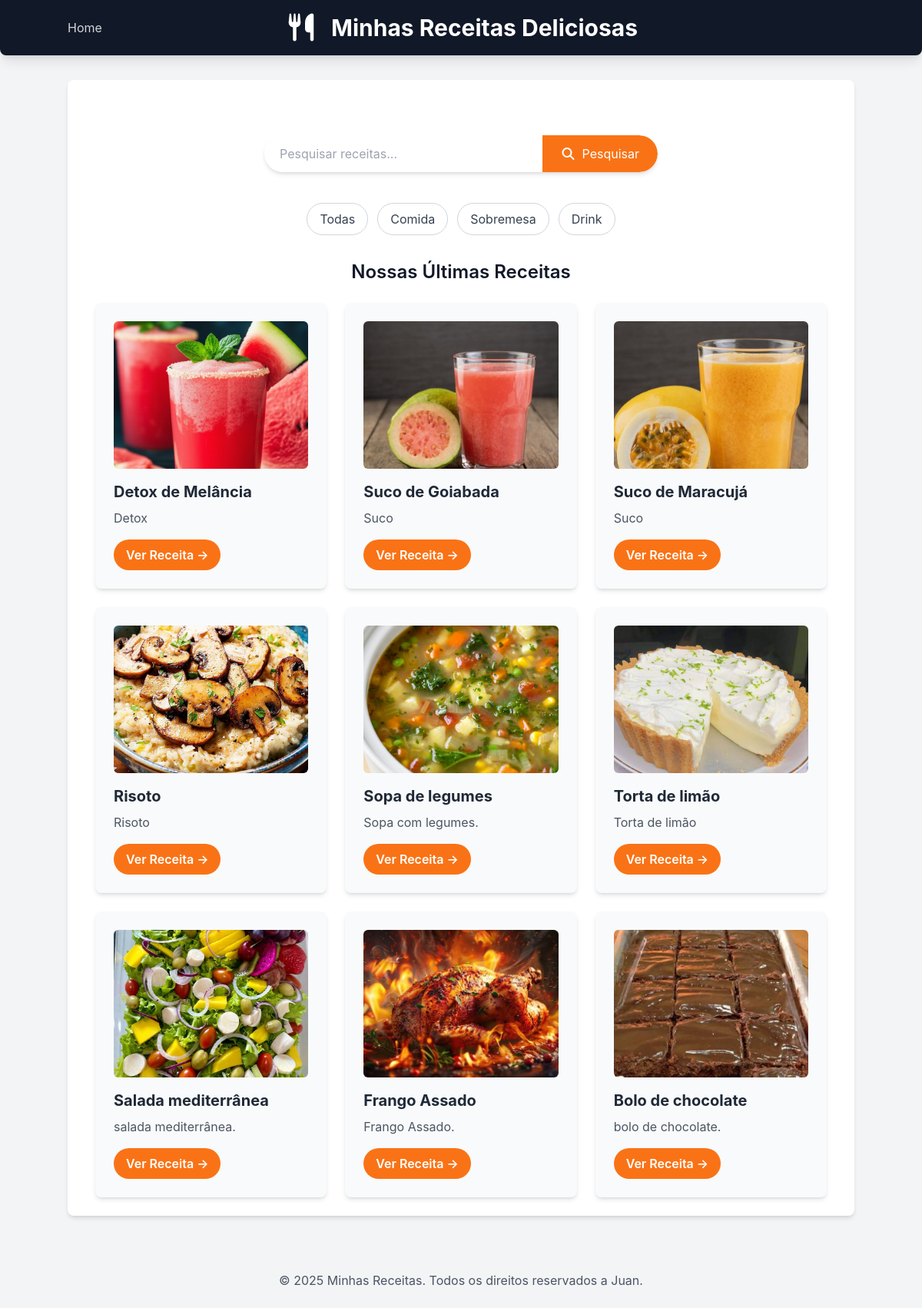
/receitas/, run on the app's committed database.
### receitas/models.py (models this page shows, shortened)
class Receita(models.Model):
    CATEGORIAS = [
        ('comida', 'Comida'),
        ('sobremesa', 'Sobremesa'),
        ('drink', 'Drink'),
    ]
    title = models.CharField("Título", max_length=200)
    description = models.TextField("Descrição")
    ingredients = models.TextField("Ingredientes")
    instructions = models.TextField("Modo de preparo")
    image = models.ImageField(
        "Imagem",
        upload_to='receitas/images',
        blank=True,
        null=True
    )
    categoria = models.CharField(
        "Categoria",
        max_length=20,
        choices=CATEGORIAS,
        default='comida'
    )
    created_at = models.DateTimeField(auto_now_add=True)
    updated_at = models.DateTimeField(auto_now=True)
    class Meta:
        verbose_name = "Receita"
        verbose_name_plural = "Receitas"
        ordering = ['-created_at']

### receitas/views.py (the view)
# urls.py: 2. Add a URL to urlpatterns:  path('', views.home, name='home')
def home(request):
    categoria_slug = request.GET.get('categoria')
    categorias_choices = [choice[0] for choice in Receita.CATEGORIAS]
    if categoria_slug:
        receitas = Receita.objects.filter(categoria=categoria_slug)
        categorias_selecionada = categoria_slug
    else:
        receitas = Receita.objects.all()
        categorias_selecionada = None
    return render(request, 'receitas/home.html', {
        'receitas': receitas,
        'categorias': categorias_choices,
        'categoria_selecionada': categorias_selecionada,
    })

### receitas/templates/receitas/home.html (shortened to what this page needs)
{% extends "receitas/base.html" %}
{% block content %}
<section class="container mx-auto mt-8 p-4 flex justify-center">
    <form method="get" action="{% url 'pesquisar_receitas' %}" class="w-full max-w-lg flex bg-white rounded-full shadow-md overflow-hidden">
        <input
            type="text"
            name="q"
            placeholder="Pesquisar receitas..."
            class="flex-grow p-3 text-gray-700 focus:outline-none focus:ring-2 focus:ring-orange-500 rounded-l-full pl-5">
        <button type="submit" class="bg-orange-500 hover:bg-orange-600 text-white p-3 px-6 rounded-r-full transition duration-300 ease-in-out flex items-center justify-center">
            <i class="fas fa-search mr-2"></i> Pesquisar
        </button>
    </form>
</section>
<div class="flex justify-center gap-3 mt-6">
    <a href="{% url 'home' %}"
       class="px-4 py-2 rounded-full border border-gray-300 text-gray-700 hover:bg-orange-500 hover:text-white transition">
       Todas
    </a>
    <a href="{% url 'home' %}?categoria=comida"
       class="px-4 py-2 rounded-full border border-gray-300 text-gray-700 hover:bg-orange-500 hover:text-white transition">
       Comida
    </a>
    <a href="{% url 'home' %}?categoria=sobremesa"
       class="px-4 py-2 rounded-full border border-gray-300 text-gray-700 hover:bg-orange-500 hover:text-white transition">
       Sobremesa
    </a>
    <a href="{% url 'home' %}?categoria=drink"
       class="px-4 py-2 rounded-full border border-gray-300 text-gray-700 hover:bg-orange-500 hover:text-white transition">
       Drink
    </a>
</div>
<h2 class="text-2xl font-semibold mb-6 text-center mt-8">Nossas Últimas Receitas</h2>
<div class="flex flex-wrap justify-center gap-6">
    {% for receita in receitas %}
        <div class="w-full sm:w-[calc(50%-1.5rem)] lg:w-[calc(33.333%-1.5rem)] bg-gray-50 p-6 rounded-lg shadow-md hover:shadow-lg transition-shadow duration-300 ease-in-out">
            {% if receita.image %}
                <img src="{{ receita.image.url }}" alt="Imagem de {{ receita.title }}" class="w-full h-48 object-cover rounded-md mb-4">
            {% endif %}
            <h3 class="text-xl font-bold mb-2 text-gray-800">{{ receita.title }}</h3>
            <p class="text-gray-600 mb-4">{{ receita.description|truncatewords:20 }}</p>
            <a href="{% url 'receita_detail' receita.id %}" class="inline-block bg-orange-500 hover:bg-orange-600 text-white font-semibold py-2 px-4 rounded-full transition-colors duration-300">
                Ver Receita &rarr;
            </a>
        </div>
    {% empty %}
        <p class="text-center text-gray-500 col-span-full">Nenhuma receita encontrada.</p>
    {% endfor %}
</div>
{% endblock %}

### receitas/templates/receitas/base.html (style rules this page uses)
body { font-family: 'Inter', sans-serif; }

### data on the page
Receita: image (picture), title "Detox de Melância", description "Detox"
Receita: image (picture), title "Suco de Goiabada", description "Suco"
Receita: image (picture), title "Suco de Maracujá", description "Suco"
Receita: image (picture), title "Risoto", description "Risoto"
Receita: image (picture), title "Sopa de legumes", description "Sopa com legumes."
Receita: image (picture), title "Torta de limão", description "Torta de limão"
Receita: image (picture), title "Salada mediterrânea", description "salada mediterrânea."
Receita: image (picture), title "Frango Assado", description "Frango Assado."
Receita: image (picture), title "Bolo de chocolate", description "bolo de chocolate."
